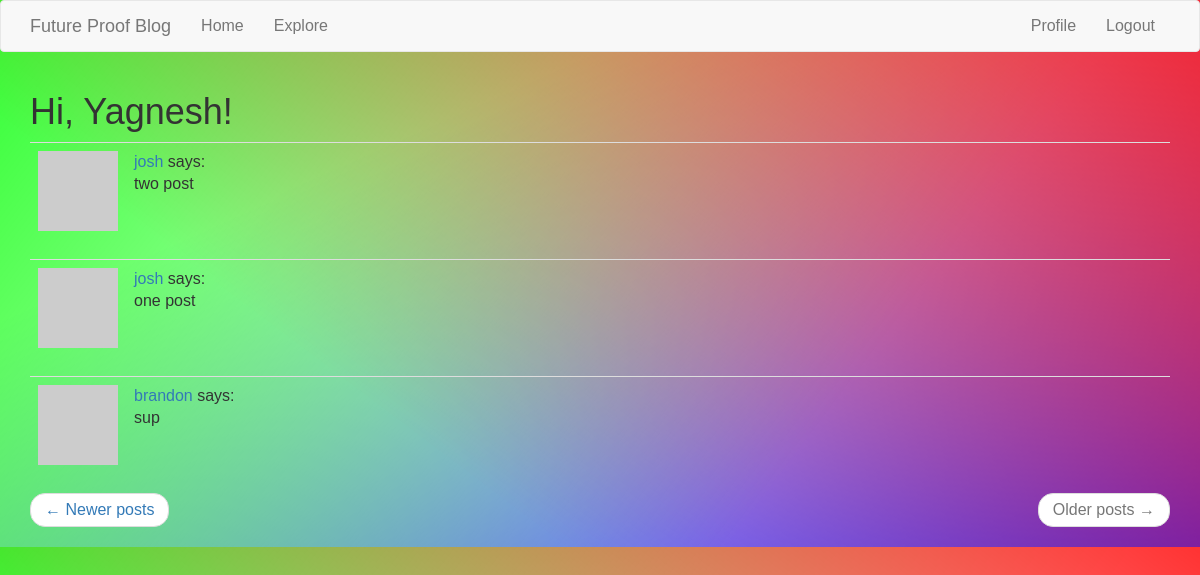
Page /explore?page=2 (signed in) on the committed database.
### app/models.py (models this page shows, shortened)
class User(UserMixin, db.Model):
    id = db.Column(db.Integer, primary_key=True)
    username = db.Column(db.String(64), index=True, unique=True)
    email = db.Column(db.String(120), index=True, unique=True)
    password_hash = db.Column(db.String(128))
    posts = db.relationship('Post', backref='author', lazy='dynamic')
    followed = db.relationship(
        'User', secondary=followers,
        primaryjoin=(followers.c.follower_id == id),
        secondaryjoin=(followers.c.followed_id == id),
        backref=db.backref('followers', lazy='dynamic'), lazy='dynamic')
    def avatar(self, size):
        digest = md5(self.email.lower().encode('utf-8')).hexdigest()
        return 'https://www.gravatar.com/avatar/{}?d=identicon&s={}'.format(
            digest, size)
    about_me = db.Column(db.String(140))
    last_seen = db.Column(db.DateTime, default=datetime.utcnow)

class Post(db.Model):
    id = db.Column(db.Integer, primary_key=True)
    body = db.Column(db.String(140))
    timestamp = db.Column(db.DateTime, index=True, default=datetime.utcnow)
    user_id = db.Column(db.Integer, db.ForeignKey('user.id'))

### app/routes.py (the view)
@app.route('/explore')
@login_required
def explore():
    page = request.args.get('page', 1, type=int)
    posts = Post.query.order_by(Post.timestamp.desc()).paginate(
        page, app.config['POSTS_PER_PAGE'], False)
    next_url = url_for('explore', page=posts.next_num) \
        if posts.has_next else None
    prev_url = url_for('explore', page=posts.prev_num) \
        if posts.has_prev else None
    return render_template("index.html", title='Explore', posts=posts.items,
                          next_url=next_url, prev_url=prev_url)

### app/models.py (called while the page is built)
@login.user_loader
def load_user(id):
    return User.query.get(int(id))

### app/routes.py (called while the page is built)
@app.before_request
def before_request():
    if current_user.is_authenticated:
        current_user.last_seen = datetime.utcnow()
        db.session.commit()

### app/templates/index.html (shortened to what this page needs)
{% extends "base.html" %}
{% import 'bootstrap/wtf.html' as wtf %}
{% block app_content %}
    <h1>Hi, {{ current_user.username }}!</h1>
    {% for post in posts %}
        {% include '_post.html' %}
    {% endfor %}
    <nav aria-label="...">
        <ul class="pager">
            <li class="previous{% if not prev_url %} disabled{% endif %}">
                <a href="{{ prev_url or '#' }}">
                    <span aria-hidden="true">&larr;</span> Newer posts
                </a>
            </li>
            <li class="next{% if not next_url %} disabled{% endif %}">
                <a href="{{ next_url or '#' }}">
                    Older posts <span aria-hidden="true">&rarr;</span>
                </a>
            </li>
        </ul>
    </nav>
{% endblock %}

### app/templates/_post.html
<table class="table table-hover">
    <tr>
        <td width="70px">
            <a href="{{ url_for('user', username=post.author.username) }}">
                <img src="{{ post.author.avatar(70) }}" />
            </a>
        </td>
        <td>
            <a href="{{ url_for('user', username=post.author.username) }}">
                {{ post.author.username }}
            </a>
            says:
            <br>
            {{ post.body }}
        </td>
    </tr>
</table>

### app/static/base.css (style rules this page uses)
body { background: linear-gradient(217deg, rgba(255,0,0,.8), rgba(255,0,0,0) 70.71%), linear-gradient(127deg, rgba(0,255,0,.8), rgba(0,255,0,0) 70.71%), linear-gradient(336deg, rgba(0,0,255,.8), rgba(0,0,255,0) 70.71%) no-repeat; font-family: 'Trebuchet MS', 'Lucida Sans Unicode', 'Lucida Grande', 'Lucida Sans', Arial, sans-serif; font-size: medium; }

### rows in the picture
User: username "Yagnesh"
Post: author.username "josh", body "two post"
Post: author.username "josh", body "one post"
Post: author.username "brandon", body "sup"

### other values in the picture
{{ ('Home') }} "Home"
{{ ('Explore') }} "Explore"
{{ ('Profile') }} "Profile"
{{ ('Logout') }} "Logout"
